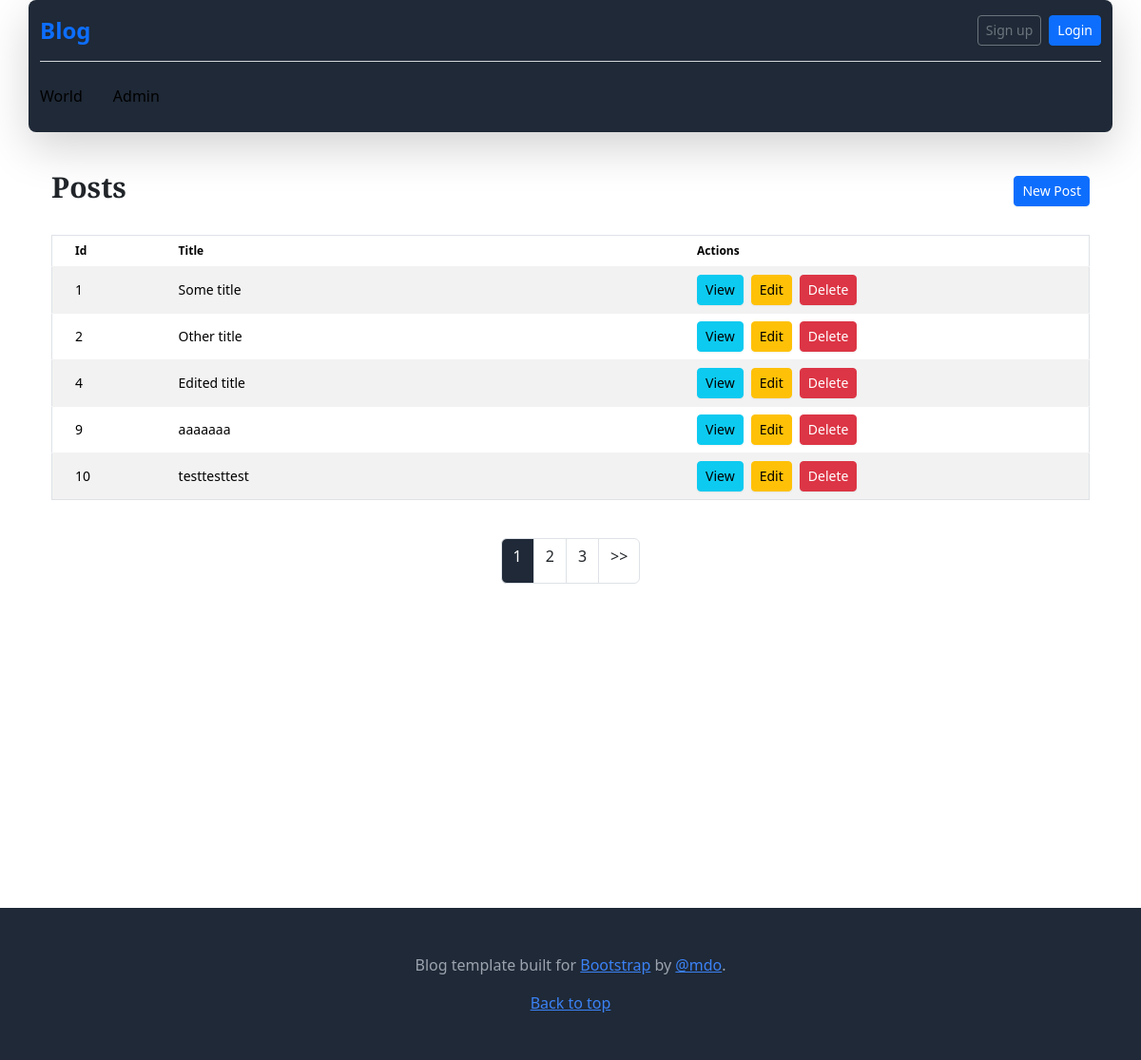
Screenshot of /admin/posts with the database file from the repository.
### tables this page shows
CREATE TABLE posts
(
    id    integer
        constraint posts_pk
            primary key autoincrement,
    title text not null,
    body  text not null
);

### helpers.php (called while the page is built, shortened)
<?php
function view($viewName, $vars=[]){
    extract($vars);
    include __DIR__ . "/views/$viewName.php";
}

### src/Controllers/PostsController.php (called while the page is built, shortened)
<?php
class PostsController
{
    public function index() {
        $perPage = 5;
        $currentPage = isset($_GET['page']) ? (int)$_GET['page'] : 1;
        $offset = ($currentPage - 1) * $perPage;
        $posts = Post::paginate($perPage, $offset);
        view('posts/index', compact('posts', 'currentPage', 'totalPages'));
    }
}

### src/DB.php (called while the page is built, shortened)
<?php
class DB
{
    private $conn;
    public function __construct()
    {
        try {
            $this->conn = new PDO('sqlite:' . __DIR__ . '/../db.sqlite');
            $this->conn->setAttribute(PDO::ATTR_ERRMODE, PDO::ERRMODE_EXCEPTION);
        } catch (PDOException $e) {
            echo "Connection failed: " . $e->getMessage();
        }
    }
    public function prepare($sql)
    {
        return $this->conn->prepare($sql);
    }
}

### src/Models/Post.php (called while the page is built, shortened)
<?php
class Post extends Model {
    public static $table = 'posts';
    public static function paginate($limit, $offset) {
        $db = new DB();
        $stmt = $db->prepare("SELECT * FROM " . self::$table . " LIMIT :limit OFFSET :offset");
        $stmt->bindValue(':limit', $limit, \PDO::PARAM_INT);
        $stmt->bindValue(':offset', $offset, \PDO::PARAM_INT);
        $stmt->execute();
        return $stmt->fetchAll(\PDO::FETCH_CLASS, self::class);
    }
}

### views/posts/index.php (the view, shortened to what this page needs)
<main class="container mx-auto p-4 min-h-screen">
    <div class="flex justify-between items-center mb-4">
        <h1 class="text-3xl font-bold">Posts</h1>
        <a class="btn btn-primary btn-sm flex items-center justify-center transition duration-300 ease-in-out transform hover:scale-105" href="/admin/posts/create">New Post</a>
    </div>
    <div class="overflow-x-auto">
        <table class="table w-full table-striped border border-gray-300">
            <thead class="bg-gray-200">
                <tr>
                    <th class="px-4 py-2 w-1/12">Id</th>
                    <th class="px-4 py-2 w-5/12">Title</th>
                    <th class="px-4 py-2 w-4/12">Actions</th>
                </tr>
            </thead>
            <tbody>
                <?php foreach ($posts as $post): ?>
                    <tr class="border-b">
                        <td class="px-4 py-2"><?= $post->id ?></td>
                        <td class="px-4 py-2"><?= $post->title ?></td>
                        <td class="px-4 py-2">
                            <div class="flex space-x-2">
                                <a class="btn btn-info flex btn-sm items-center justify-center transition duration-300 ease-in-out transform hover:scale-105" href="/posts/show?id=<?= $post->id ?>">View</a>
                                <a class="btn btn-warning btn-sm flex items-center justify-center transition duration-300 ease-in-out transform hover:scale-105" href="/admin/posts/edit?id=<?= $post->id ?>">Edit</a>
                                <a class="btn btn-danger btn-sm flex items-center justify-center transition duration-300 ease-in-out transform hover:scale-105" href="/admin/posts/delete?id=<?= $post->id ?>">Delete</a>
                            </div>
                        </td>
                    </tr>
                <?php endforeach ?>
            </tbody>
        </table>
    </div>
    <div class="mt-4">
    <?php include __DIR__ . '/../partials/pagination.php'; ?>
    </div>
</main>

### public/blog.css (style rules this page uses)
h1, h2, h3, h4, h5, h6 { font-family: "Playfair Display", Georgia, "Times New Roman", serif; }

### rows the page displays
posts: id "1", title "Some title"
posts: id "2", title "Other title"
posts: id "4", title "Edited title"
posts: id "9", title "aaaaaaa"
posts: id "10", title "testtesttest"
